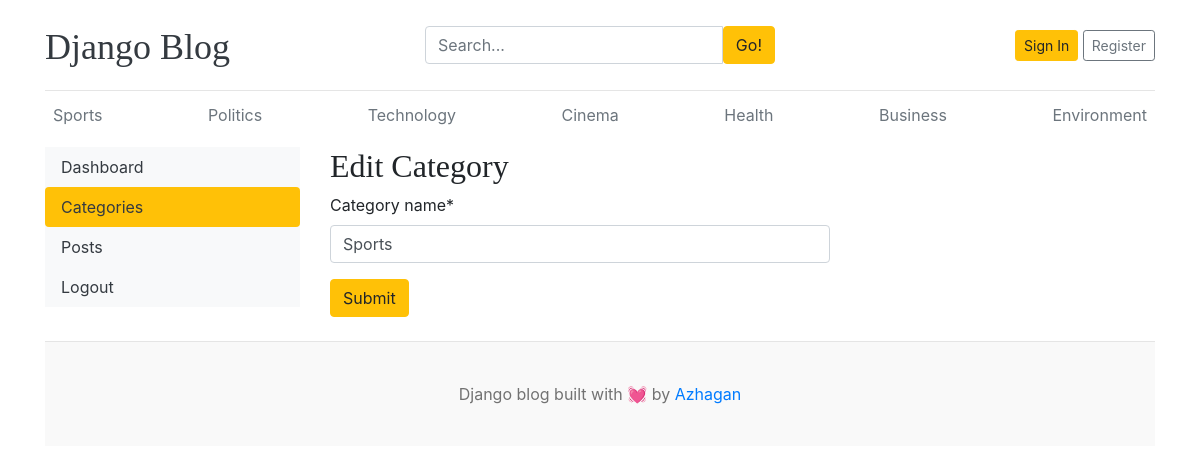
The page /dashboard/categories/edit/1/ on the database its author committed.
### blogs/models.py (models this page shows)
class Category(models.Model):
    category_name = models.CharField(max_length=100, unique = True)
    created_at = models.DateTimeField(auto_now_add=True)
    updated_at = models.DateTimeField(auto_now=True)
    class Meta:
        verbose_name_plural = 'Categories'
    def __str__(self):
        return self.category_name

### dashboards/views.py (the view)
# urls.py: path('categories/edit/<int:pk>/', views.edit_category, name='edit_category'),
def edit_category(request, pk):
    category = get_object_or_404(Category, pk=pk)
    if request.method == 'POST':
        form = CategoryForm(request.POST, instance=category)
        if form.is_valid():
            form.save()
            return redirect('categories')
    form = CategoryForm(instance=category)
    context = {
        'form': form,
        'category': category
    }
    return render(request, 'dashboard/edit_category.html', context)

### dashboards/forms.py
class CategoryForm(forms.ModelForm):
    class Meta:
        model = Category
        fields = '__all__'

### blogs/context_processors.py (called while the page is built)
def get_categories(request):
    categories = Category.objects.all()
    return {'categories': categories}

def get_social_links(request):
    social_links = SocialMedia.objects.all()
    return {'social_links': social_links}

### templates/dashboard/edit_category.html (shortened to what this page needs)
{% extends 'base.html' %}
{% block content %}
{% load crispy_forms_tags %}
<div class="row">
    {% include 'dashboard/sidebar.html' %}
     <div class="col-md-9">
        <h2> Edit Category</h2>
        <form action="{% url 'edit_category' category.id %}" method="POST" style="width: 500px;">
            {{ form | crispy }}
            <button type="submit" class="btn btn-warning">Submit</button>
        </form>
        <br>
     </div>
</div>
{% endblock %}

### templates/base.html (shortened to what this page needs)
{% load static %}
<!DOCTYPE html>
<html lang="en">
<head>
    <link href="https://getbootstrap.com/docs/4.0/dist/css/bootstrap.min.css" rel="stylesheet">
    <link href="{% static 'css/blog.css' %}" rel="stylesheet">
    <link rel="stylesheet" href="https://cdnjs.cloudflare.com/ajax/libs/font-awesome/4.7.0/css/font-awesome.min.css">
  </head>
<body>
    <div class="container">
      <header class="blog-header py-3">
        <div class="row flex-nowrap justify-content-between align-items-center">
          <div class="col-4 pt-1">
            <a class="blog-header-logo text-dark" href="/">Django Blog</a>
          </div>
          <div class="col-4">
            <form action="{% url 'search' %}" method="GET">
              <div class = 'input-group'>
                <input type="text" class="form-control" name="Keyword" value="{{ keyword }}" placeholder="Search..." aria-label="Enter search term">
                <button class="btn btn-warning" type="submit">Go!</button>
              </div>
            </form>
          </div>
          <div class="col-4 d-flex justify-content-end align-items-center">
            {% if not user.is_authenticated %}
            <a class="btn btn-sm btn-warning" href="{% url 'login' %}">Sign In</a> &nbsp;
            <a class="btn btn-sm btn-outline-secondary" href="{% url 'register' %}">Register</a>
            {% else %}
            <span><a href="{% url 'dashboard' %}">Dashboard</a></span>
            &emsp;
            <span> <a href="{% url 'logout' %}">Logout</a> </span>
            {% endif %}
          </div>
        </div>
      </header>
      <div class="nav-scroller py-1 mb-2">
        <nav class="nav d-flex justify-content-between">
          {% for category in categories %}
            <a class="p-2 text-muted" href="{% url 'posts_by_category' category.id %}">{{ category }}</a>
          {% endfor %}
        </nav>
      </div>
{% block content %}
{% endblock %}
 <footer class="blog-footer">
  <p>Django blog built with 💓 by <a href="#">Azhagan</a></p>
</footer>
</body>
</html>

### blog_main/static/css/blog.css (style rules this page uses)
.blog-header { border-bottom: 1px solid #e5e5e5; }
.blog-header-logo { font-family: "Playfair Display", Georgia, "Times New Roman", serif; font-size: 2.25rem; }
h1, h2, h3, h4, h5, h6 { font-family: "Playfair Display", Georgia, "Times New Roman", serif; }
.blog-footer { padding: 2.5rem 0; color: #727272; text-align: center; background-color: #f9f9f9; border-top: .05rem solid #e5e5e5; }
.blog-footer p:last-child { margin-bottom: 0; }

### rows shown on the page
Category: category_name "Sports"
Category: category_name "Politics"
Category: category_name "Technology"
Category: category_name "Cinema"
Category: category_name "Health"
Category: category_name "Business"
Category: category_name "Environment"
